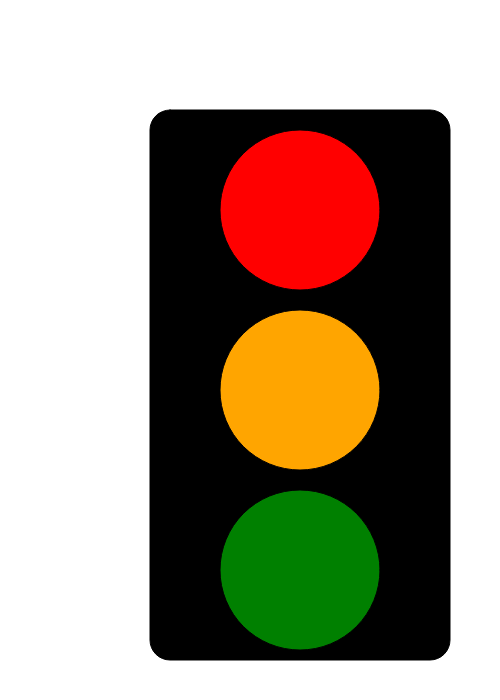
Frame 1 (no input)
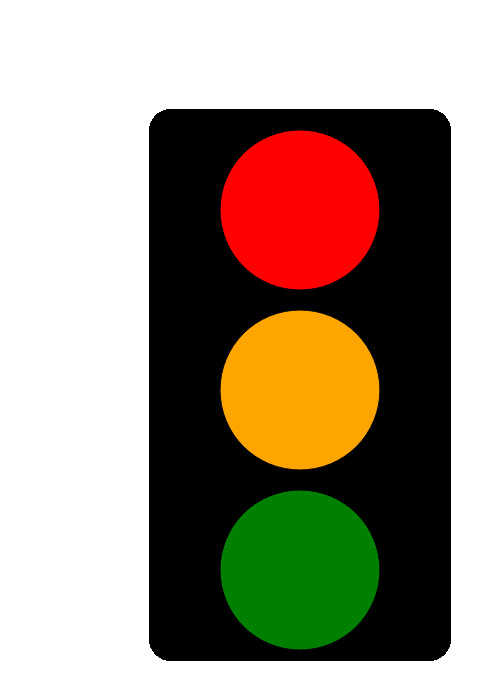
Frame 60 (no input)
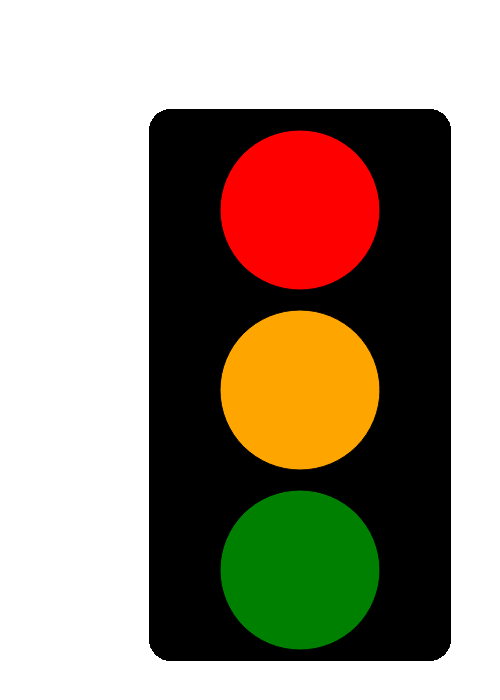
Frame 120 (the mouse pressed at the canvas centre since frame 60)

The p5.js sketch that drew these frames (run headless with seeded random() and noise() and a simulated clock; from frame 60 on, the mouse is pressed at the canvas centre):

// p5.js sketch
// ── sketch.js
function setup () {
    createCanvas (500, 700);
}

function draw () {
    fill ('black');
    rect (150, 110, 300, 550, 20);
    fill ('red');
    ellipse (300, 210, 160, 160);
    fill ('orange');
    ellipse (300, 390, 160, 160);
    fill ('green');
    ellipse (300, 570, 160, 160);


}

  

// ── draw.html
<html>
    <head>
        <script src = "https://cdnjs.cloudflare.com/ajax/libs/p5.js/0.9.0/p5.js"></script>
        <script src = "sketch.js"></script>
    </head>
    <body>
    </body>
</html>
// ── portrait.js
function setup () {
    createCanvas (500, 590);
    background('rgba(15,82,185, 0.50)');
}

function draw () {

//background polka dot
    fill (238, 138, 31);
    noStroke ()
    ellipse (50,50,100,100);   
    ellipse (150,150,100,100);   
    ellipse (250,50,100, 100); 
    ellipse (450,50,100, 100); 
    ellipse (350,150,100, 100); 
    ellipse (50,250,100, 100); 
    ellipse (450,250,100, 100);
    ellipse (150,350,100, 100);  
    ellipse (350,350,100, 100); 
    ellipse (50,450,100, 100); 
    ellipse (250,50,100, 100); 
    ellipse (450,450,100, 100); 

//make the hair
    noStroke ()
        fill(222,184,135); 
    arc(260,260,250,250,PI,TWO_PI);
    rect (125,260,270,260);
   
 //make the face
    noStroke ()
        fill (255,238,222);
    ellipse (260,300, 250, 250);


//make the neck
        fill(255, 238, 222)
    rect(220, 380, 80, 80, 20);

 //Mouth
        fill('white');
    stroke (231, 80, 128);
    strokeWeight(3);
    arc(260, 360, 65, 60, 0, PI);
        fill (231, 80, 128 );
    rect (230, 360, 60, 0.5);
        fill (231, 80, 128);
    noStroke ()
    ellipse (245,360,40,10);
    ellipse (275,360,40,10);
        fill (231, 80, 128);
    rect (241,360, 40, 5);

//make the shirt
    noStroke ()
        fill('black');
    arc(260,590,360,280,PI,TWO_PI);
        fill (255, 238, 222);
    ellipse (260, 450, 80, 90);

//make the ears
        fill (255, 238, 222);
    ellipse (150, 280, 60, 60);
    ellipse (370, 280, 60, 60);
    
//make the earings
        fill ('black');
    ellipse (135, 300, 5, 5);
    ellipse (385, 300, 5, 5);
    fill (212,209,205);
    ellipse (137, 280, 3, 3);
    ellipse (390, 265, 4, 4);

//Eyeshadow
        fill ('purple');
    ellipse (210, 255, 55, 45);
    ellipse (310, 255, 55, 45);

 //eyeliner
        fill ('black');
    ellipse (210, 261, 55, 45);
    ellipse (310, 261, 55, 45);
    fill ('black');
 
 //Eyes
        fill('white');
    ellipse(210, 260, 55, 45);
    ellipse(310, 260, 55, 45);
        fill (72, 159, 241);
    stroke ('black');
    strokeWeight(1);
    ellipse (210, 260, 30, 30);
    ellipse (310, 260, 30, 30);
        fill ('black');
    ellipse (210, 260, 10, 10);
    ellipse (310, 260, 10, 10);

//eyelashes right (from left to right)
        fill ('black');
    rect (291,236, 0.1, 7);
    rect (294,233, 0.1, 8);
    rect (297,231, 0.1, 9);
    rect (300,229, 0.1, 9);
    rect (303,228, 0.1, 9);
    rect (306,227, 0.1, 9);
    rect (309,227, 0.1, 9);
    rect (312,227, 0.1, 9);
    rect (315,227, 0.1, 9);
    rect (318,228, 0.1, 9);
    rect (321,229, 0.1, 9);
    rect (324,230, 0.1, 9);
    rect (327,233, 0.1, 8);
    rect (330,236, 0.1, 7);

//eyelashes left (from left to right)
        fill ('black');
    rect (190,236, 0.1, 7);
    rect (193,233, 0.1, 8);
    rect (196,231, 0.1, 9);
    rect (199,229, 0.1, 9);
    rect (202,228, 0.1, 9);
    rect (205,227, 0.1, 9);
    rect (208,227, 0.1, 9);
    rect (212,227, 0.1, 9);
    rect (215,227, 0.1, 9);
    rect (218,228, 0.1, 9);
    rect (221,229, 0.1, 9);
    rect (224,230, 0.1, 9);
    rect (227,233, 0.1, 8);
    rect (230,236, 0.1, 7);

//hair part
        fill (163,129, 92);
    noStroke ()
    rect (260,135,1,40);

//Nose
        fill (245,228,203);
    noStroke ()
    ellipse (260, 300, 20, 50);
    ellipse (260, 320, 30, 30);
    ellipse (270, 325, 20, 20);
    ellipse (250, 325, 20, 20); 
   
//nostril
        fill (240, 219, 190);
    ellipse (270, 330, 15, 10); 
    ellipse (250, 330, 15, 10); 

//freckles
        fill (163,129,92);
    ellipse (240,309, 2,2);
    ellipse (243,305, 2,2);
    ellipse (248,300, 2,2);
    ellipse (251,300, 2,2);
    ellipse (253,310, 2,2);
    ellipse (263,315, 2,2);
    ellipse (266,304, 2,2);
    ellipse (269,305, 2,2);
    ellipse (272,290, 2,2);
    ellipse (275,310, 2,2);
    ellipse (278,304, 2,2);
    ellipse (281,305, 2,2);
    ellipse (284,294, 2,2);
    ellipse (287,308, 2,2);
    ellipse (268,304, 2,2);
    ellipse (257,305, 2,2);

//eyebrows
    stroke(113, 72, 32);
    strokeWeight(3);
    noFill();
    arc(210, 225, 50, 25, PI, TWO_PI, OPEN);
    arc(310, 225, 50, 25, PI, TWO_PI, OPEN);  
    
}

  
